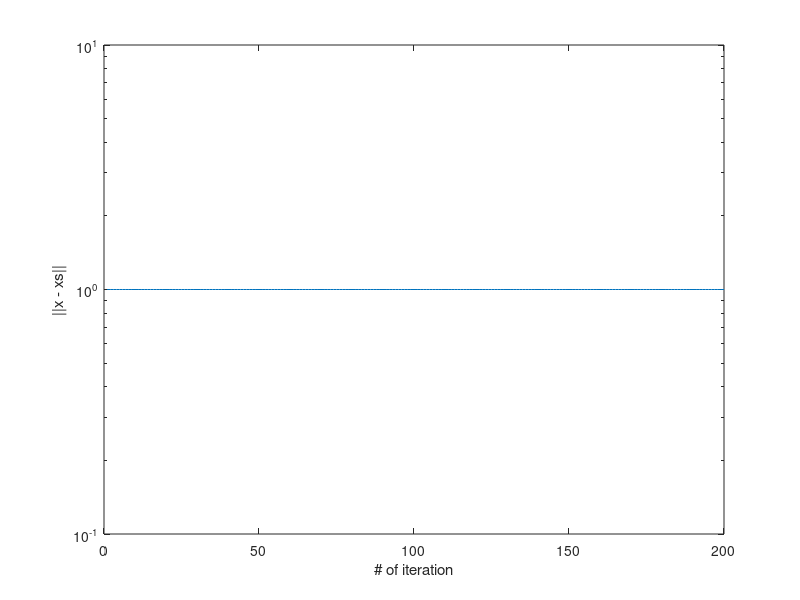

This figure's MATLAB source:
res = [ 
1.000000e+00 
1.000000e+00 
1.000000e+00 
1.000000e+00 
1.000000e+00 
1.000000e+00 
1.000000e+00 
1.000000e+00 
1.000000e+00 
1.000000e+00 
1.000000e+00 
1.000000e+00 
1.000000e+00 
1.000000e+00 
1.000000e+00 
1.000000e+00 
1.000000e+00 
1.000000e+00 
1.000000e+00 
1.000000e+00 
1.000000e+00 
1.000000e+00 
1.000000e+00 
1.000000e+00 
1.000000e+00 
1.000000e+00 
1.000000e+00 
1.000000e+00 
1.000000e+00 
1.000000e+00 
1.000000e+00 
1.000000e+00 
1.000000e+00 
1.000000e+00 
1.000000e+00 
1.000000e+00 
1.000000e+00 
1.000000e+00 
1.000000e+00 
1.000000e+00 
1.000000e+00 
1.000000e+00 
1.000000e+00 
1.000000e+00 
1.000000e+00 
1.000000e+00 
1.000000e+00 
1.000000e+00 
1.000000e+00 
1.000000e+00 
1.000000e+00 
1.000000e+00 
1.000000e+00 
1.000000e+00 
1.000000e+00 
1.000000e+00 
1.000000e+00 
1.000000e+00 
1.000000e+00 
1.000000e+00 
1.000000e+00 
1.000000e+00 
1.000000e+00 
1.000000e+00 
1.000000e+00 
1.000000e+00 
1.000000e+00 
1.000000e+00 
1.000000e+00 
1.000000e+00 
1.000000e+00 
1.000000e+00 
1.000000e+00 
1.000000e+00 
1.000000e+00 
1.000000e+00 
1.000000e+00 
1.000000e+00 
1.000000e+00 
1.000000e+00 
1.000000e+00 
1.000000e+00 
1.000000e+00 
1.000000e+00 
1.000000e+00 
1.000000e+00 
1.000000e+00 
1.000000e+00 
1.000000e+00 
1.000000e+00 
1.000000e+00 
1.000000e+00 
1.000000e+00 
1.000000e+00 
1.000000e+00 
1.000000e+00 
1.000000e+00 
1.000000e+00 
1.000000e+00 
1.000000e+00 
1.000000e+00 
1.000000e+00 
1.000000e+00 
1.000000e+00 
1.000000e+00 
1.000000e+00 
1.000000e+00 
1.000000e+00 
1.000000e+00 
1.000000e+00 
1.000000e+00 
1.000000e+00 
1.000000e+00 
1.000000e+00 
1.000000e+00 
1.000000e+00 
1.000000e+00 
1.000000e+00 
1.000000e+00 
1.000000e+00 
1.000000e+00 
1.000000e+00 
1.000000e+00 
1.000000e+00 
1.000000e+00 
1.000000e+00 
1.000000e+00 
1.000000e+00 
1.000000e+00 
1.000000e+00 
1.000000e+00 
1.000000e+00 
1.000000e+00 
1.000000e+00 
1.000000e+00 
1.000000e+00 
1.000000e+00 
1.000000e+00 
1.000000e+00 
1.000000e+00 
1.000000e+00 
1.000000e+00 
1.000000e+00 
1.000000e+00 
1.000000e+00 
1.000000e+00 
1.000000e+00 
1.000000e+00 
1.000000e+00 
1.000000e+00 
1.000000e+00 
1.000000e+00 
1.000000e+00 
1.000000e+00 
1.000000e+00 
1.000000e+00 
1.000000e+00 
1.000000e+00 
1.000000e+00 
1.000000e+00 
1.000000e+00 
1.000000e+00 
1.000000e+00 
1.000000e+00 
1.000000e+00 
1.000000e+00 
1.000000e+00 
1.000000e+00 
1.000000e+00 
1.000000e+00 
1.000000e+00 
1.000000e+00 
1.000000e+00 
1.000000e+00 
1.000000e+00 
1.000000e+00 
1.000000e+00 
1.000000e+00 
1.000000e+00 
1.000000e+00 
1.000000e+00 
1.000000e+00 
1.000000e+00 
1.000000e+00 
1.000000e+00 
1.000000e+00 
1.000000e+00 
1.000000e+00 
1.000000e+00 
1.000000e+00 
1.000000e+00 
1.000000e+00 
1.000000e+00 
1.000000e+00 
1.000000e+00 
1.000000e+00 
1.000000e+00 
1.000000e+00 
1.000000e+00 
1.000000e+00 
] 
semilogy(1:length(res),res); 
xlabel('# of iteration'); ylabel('||x - xs||');
